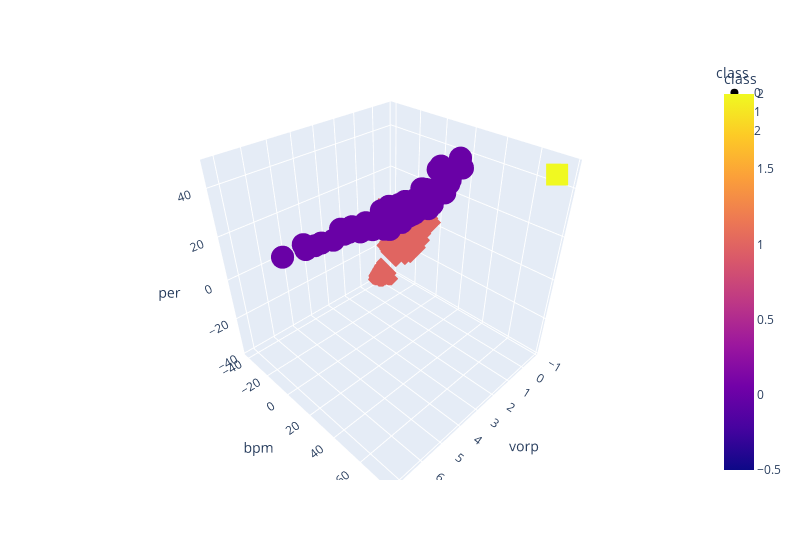

The notebook cell this image was saved under:
### Code cell
c_one_plot = get_clusters(3, c_one_ovr)

# Plotting Class 1
fig = px.scatter_3d(
    c_one_plot,
    x="vorp",
    y="bpm",
    z="per",
    color="class",
    symbol="class",
    hover_name = c_one_plot.index,
    width=800,
)
fig.update_layout(hovermode='x unified')

fig.show()

### Figure 1 — Plotly figure (JSON) as saved in the notebook; plotly's stock layout.template omitted (floating-point values rounded to 4 significant figures; data arrays with more than 128 entries replaced by an {"elided": "..."} marker saying what was removed)
{"data": [{"hovertemplate": "<b>%{hovertext}</b><br><br>class=%{marker.color}<br>vorp=%{x}<br>bpm=%{y}<br>per=%{z}<extra></extra>", "hovertext": {"elided": "249 str values"}, "legendgroup": "0", "marker": {"color": {"elided": "249 int values"}, "coloraxis": "coloraxis", "symbol": "circle"}, "mode": "markers", "name": "0", "scene": "scene", "showlegend": true, "x": {"elided": "249 float values"}, "y": {"elided": "249 float values"}, "z": {"elided": "249 float values"}, "type": "scatter3d"}, {"hovertemplate": "<b>%{hovertext}</b><br><br>class=%{marker.color}<br>vorp=%{x}<br>bpm=%{y}<br>per=%{z}<extra></extra>", "hovertext": ["Aaron Harrison", "Aaron Jackson", "Alonzo Gee", "Andre Ingram", "Antonius Cleveland", "Anžejs Pasečņiks", "Ashton Hagans", "Ben Bentil", "Ben Moore", "Brian Bowen", "C.J. Wilcox", "Cassius Stanley", "Charles Cooke", "Chinanu Onuaku", "Dairis Bertāns", "Daryl Macon", "Deng Adel", "Derrick Williams", "Diamond Stone", "Didi Louzada", "Donatas Motiejūnas", "Donte Grantham", "Elijah Millsap", "Erik McCree", "Gabe Vincent", "Gary Neal", "George King", "Greg Whittington", "Haywood Highsmith", "Isaac Humphries", "Isaiah Roby", "J.P. Macura", "Jacob Evans", "Jacob Pullen", "Jalen Lecque", "James Webb III", "Jared Harper", "Jared Terrell", "Jawun Evans", "Jay Scrubb", "Jaylen Adams", "Jimmer Fredette", "Joe Chealey", "Jordan Bone", "Jordan Hill", "Josh Gray", "Josh Hall", "Josh McRoberts", "Josh Reaves", "Josh Smith", "Justin Harper", "Karim Mané", "Keljin Blevins", "Kobi Simmons", "Kostas Antetokounmpo", "Kyle Alexander", "Lamar Patterson", "Larry Drew II", "Larry Sanders", "London Perrantes", "Luis Montero", "Malik Fitts", "Malik Newman", "Manny Harris", "Marial Shayok", "Markel Brown", "Matt Williams", "Michael Frazier", "Michael Gbinije", "Mike Tobey", "Mindaugas Kuzminskas", "Nate Wolters", "Nicolás Brussino", "Patricio Garino", "Rodney Purvis", "Scotty Hopson", "Stanton Kidd", "Steve Novak", "Terrance Ferguson", "Terrence Jones", "Theo Pinson", "Trey McKinney-Jones", "Tyler Bey", "Tyler Davis", "Vander Blue", "Vic Law", "Will Magnay", "William Howard", "Xavier Munford", "Xavier Rathan-Mayes", "Xavier Silas", "Yante Maten", "Zach Lofton", "Zach Norvell", "Ángel Delgado"], "legendgroup": "1", "marker": {"color": [1, 1, 1, 1, 1, 1, 1, 1, 1, 1, 1, 1, 1, 1, 1, 1, 1, 1, 1, 1, 1, 1, 1, 1, 1, 1, 1, 1, 1, 1, 1, 1, 1, 1, 1, 1, 1, 1, 1, 1, 1, 1, 1, 1, 1, 1, 1, 1, 1, 1, 1, 1, 1, 1, 1, 1, 1, 1, 1, 1, 1, 1, 1, 1, 1, 1, 1, 1, 1, 1, 1, 1, 1, 1, 1, 1, 1, 1, 1, 1, 1, 1, 1, 1, 1, 1, 1, 1, 1, 1, 1, 1, 1, 1, 1], "coloraxis": "coloraxis", "symbol": "diamond"}, "mode": "markers", "name": "1", "scene": "scene", "showlegend": true, "x": [-0.15, -0.1, -0.1, 0, -0.1, -0.25, 0, -0.1, 0, -0.05, -0.2, -0.2, -0.1, -0.05, -0.3, -0.05, -0.3, -0.1, -0.1, -0.1, -0.2, 0, -0.1, 0, -0.4, -0.1, 0, 0, -0.1, -0.1, -0.25, 0, -0.4, 0, -0.05, -0.2, -0.05, -0.2, -0.35, -0.2, -0.15, -0.2, -0.05, -0.1, -0.1, -0.05, -0.8, 0, -0.1, 0, -0.1, -0.2, -0.2, -0.4, -0.03333, 0, -0.1, -0.1, 0, -0.1, 0, 0, 0, -0.1, -0.1, -0.1, 0, -0.3, -0.1, 0, 0, -0.1, 0.05, -0.2, -0.5, 0, -0.1, -0.1, -0.55, 0.25, -0.2333, 0, -0.1, 0, -0.1, -0.1, 0, -0.1, 0, -0.3, 0, 0, 0, -0.1, 0], "y": [-9.65, -8.9, -6.7, -7.65, -7.65, -26.1, -21.1, -25.9, -9.3, -10.95, -8.1, -11.2, -14.4, -8.1, -8.8, -9.95, -7.5, -9.85, -20.8, -9.6, -13, -37.6, -19, -13.7, -7.9, -15.9, -7.9, -17.2, -8.2, -11, -9.35, -7.05, -7.65, -12.7, -11.25, -8.3, -18.9, -10.9, -7.65, -10.9, -12.05, -11.3, -13.55, -8.05, -12.3, -10.1, -11.9, -11.5, -9.4, -14.6, -10.3, -9.9, -10.7, -8.75, -8.667, -10.1, -11.4, -9, -15, -9.2, -25.6, -9.1, -25.7, -14.8, -13, -10.8, -11.2, -11, -12.1, -9.5, -28.3, -12.8, -6.45, -17.9, -8.2, -14, -17.6, -11.2, -6.475, -15.85, -8.633, -8.5, -9.5, -40.7, -8.4, -9.6, -39.3, -19.6, -11.3, -11.5, -8.1, -9.1, -11.5, -8.4, -12], "z": [1.45, 2.4, 3.1, 2.2, 3.5, -14.65, -12.4, -17.6, -2.3, 0.55, 2.9, 5.5, -5.1, 4.55, 2, 1.2, 2.7, 3.7, -1.2, -0.9, 4.3, -38.1, -3.4, -8.9, 4.4, -4.3, 1.9, -10.2, 4.5, 3.4, 2.1, 2.85, 4.5, -2.3, 3.7, 2.2, -8.05, 0.7, 3.65, 6.3, 0.55, 3.6, -0.45, 4.85, 5.5, 1.1, 1, -1.35, 5.8, 3.5, 4.9, 1.3, -0.9, 3.85, 5.133, 4.7, -1.9, 2.9, 6.5, 0.7, -15.5, 2.9, -11.4, -2.2, 1.4, -1.2, -0.7, -0.9, -2.1, -0.1, -14.35, -2.9, 3.05, -9.2, 4.5, -4.6, -13.7, 1.3, 2.6, 0.15, 1.733, 0, 5.9, 0, -1.8, 3.7, -35.1, -12.7, -2.1, 0.9, -4.9, 5.7, -10, 2.6, 4.3], "type": "scatter3d"}, {"hovertemplate": "<b>%{hovertext}</b><br><br>class=%{marker.color}<br>vorp=%{x}<br>bpm=%{y}<br>per=%{z}<extra></extra>", "hovertext": ["Naz Mitrou-Long"], "legendgroup": "2", "marker": {"color": [2], "coloraxis": "coloraxis", "symbol": "square"}, "mode": "markers", "name": "2", "scene": "scene", "showlegend": true, "x": [-0.03333], "y": [77.37], "z": [47.93], "type": "scatter3d"}], "layout": {"scene": {"domain": {"x": [0, 1], "y": [0, 1]}, "xaxis": {"title": {"text": "vorp"}}, "yaxis": {"title": {"text": "bpm"}}, "zaxis": {"title": {"text": "per"}}}, "coloraxis": {"colorbar": {"title": {"text": "class"}}, "colorscale": [[0, "#0d0887"], [0.1111, "#46039f"], [0.2222, "#7201a8"], [0.3333, "#9c179e"], [0.4444, "#bd3786"], [0.5556, "#d8576b"], [0.6667, "#ed7953"], [0.7778, "#fb9f3a"], [0.8889, "#fdca26"], [1, "#f0f921"]]}, "legend": {"title": {"text": "class"}, "tracegroupgap": 0}, "margin": {"t": 60}, "width": 800, "hovermode": "x unified"}}
